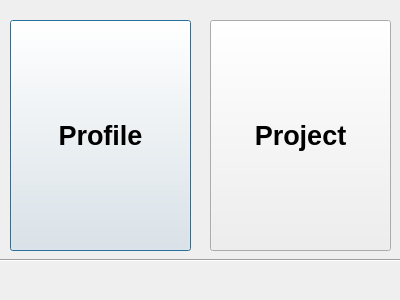
<?xml version="1.0" encoding="UTF-8"?>
<ui version="4.0">
 <class>chooseWindow</class>
 <widget class="QDialog" name="chooseWindow">
  <property name="geometry">
   <rect>
    <x>0</x>
    <y>0</y>
    <width>400</width>
    <height>300</height>
   </rect>
  </property>
  <property name="windowTitle">
   <string>CUPID</string>
  </property>
  <widget class="QPushButton" name="profileButton">
   <property name="geometry">
    <rect>
     <x>10</x>
     <y>20</y>
     <width>181</width>
     <height>231</height>
    </rect>
   </property>
   <property name="font">
    <font>
     <pointsize>20</pointsize>
     <weight>75</weight>
     <bold>true</bold>
    </font>
   </property>
   <property name="text">
    <string>Profile</string>
   </property>
  </widget>
  <widget class="QPushButton" name="projectButton">
   <property name="geometry">
    <rect>
     <x>210</x>
     <y>20</y>
     <width>181</width>
     <height>231</height>
    </rect>
   </property>
   <property name="font">
    <font>
     <pointsize>20</pointsize>
     <weight>75</weight>
     <bold>true</bold>
    </font>
   </property>
   <property name="text">
    <string>Project</string>
   </property>
  </widget>
  <widget class="Line" name="line">
   <property name="geometry">
    <rect>
     <x>0</x>
     <y>250</y>
     <width>401</width>
     <height>20</height>
    </rect>
   </property>
   <property name="orientation">
    <enum>Qt::Horizontal</enum>
   </property>
  </widget>
 </widget>
 <resources/>
 <connections/>
</ui>
